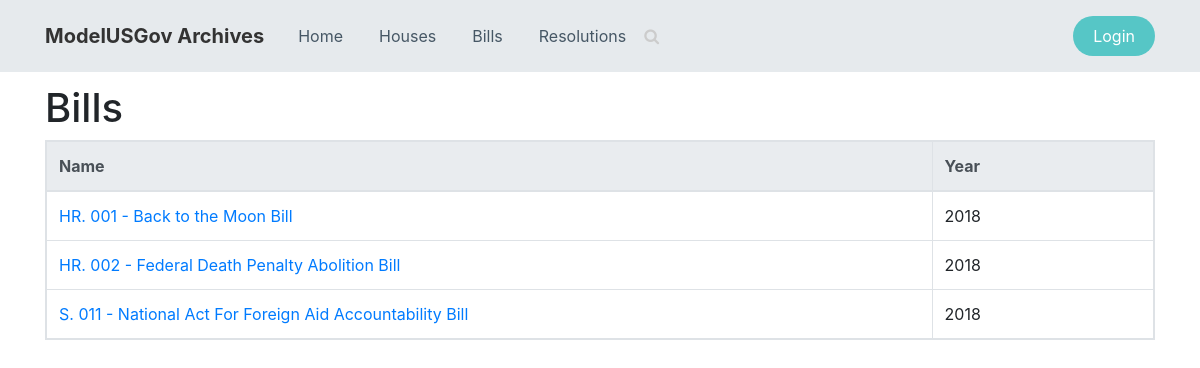
Page /bill/ on the committed database.
### bills/models.py (models this page shows, shortened)
class Bill(models.Model):
    bill_number = models.IntegerField()
    bill_name = models.CharField(max_length=250)
    bill_house = models.ForeignKey(House, on_delete=models.CASCADE, default=1)
    bill_content = models.TextField()
    date_first_posted = models.DateField()

class House(models.Model):
    house_name = models.CharField(max_length=100)
    house_code = models.CharField(max_length=2)
    logo_url = models.URLField(default="https://einfon.com/wp-content/uploads/2017/05/Flag-Of-USA.jpg")

### bills/views.py (the view)
# urls.py: path('bill/', views.BillsListView.as_view(), name='list'),
class BillsListView(generic.ListView):
    model = Bill
    template_name = 'bills/list.html'

### bills/templates/bills/list.html (shortened to what this page needs)
<!DOCTYPE html>
<html lang="en">
<head>
</head>
<body>
    {% block nav %}
        {% include 'bills/nav.html' %}
    {% endblock %}
    <div class="container" style="margin-top:12px;">
    <h1>Bills</h1>
    {% if bill_list %}
    <div class="table-responsive table-bordered table-hover">
        <table class="table" style="margin-bottom: 0px;">
            <thead class="thead-light">
                <tr>
                    <th style="width:80%;">Name</th>
                    <th>Year</th>
                </tr>
            </thead>
            <tbody>
                {% for bill in bill_list %}
                <tr>
                    <td><a href="{% url 'bills:detail' bill.pk %}">{{ bill.bill_house.house_code }}. {{ bill.bill_number|stringformat:"03d" }} - {{ bill.bill_name }}</a></td>
                    <td>{{ bill.date_first_posted.year }}</td>
                </tr>
                {% endfor %}
            </tbody>
        </table>
    </div>
    {% else %}
        <p>There are no bills available.</p>
    {% endif %}
    </div>
</body>
</html>

### bills/templates/bills/nav.html (shortened to what this page needs)
{% load staticfiles %}
{% block nav %}
<link rel="stylesheet" href="{% static 'bills/assets/bootstrap/css/bootstrap.min.css' %}">
<link rel="stylesheet" href="{% static 'bills/assets/fonts/font-awesome.min.css' %}">
<link rel="stylesheet" href="{% static 'bills/assets/css/Navigation-with-Search.css' %}">
<link rel="stylesheet" href="{% static 'bills/assets/css/styles.css' %}">
<nav class="navbar navbar-light navbar-expand-md navigation-clean-search" style="background-color:#e6eaed;">
    <div class="container"><a class="navbar-brand" href="{% url 'bills:index' %}">ModelUSGov Archives</a>
    <div class="collapse navbar-collapse" id="navcol-1">
        <ul class="nav navbar-nav">
            <li class="nav-item" role="presentation"><a class="nav-link" href="{% url 'bills:index' %}">Home</a></li>
            <li class="nav-item" role="presentation"><a class="nav-link" href="{% url 'bills:houselist' %}">Houses</a></li>
            <li class="nav-item" role="presentation"><a class="nav-link" href="{% url 'bills:list' %}">Bills</a></li>
            <li class="nav-item" role="presentation"><a class="nav-link" href="#">Resolutions</a></li>
        </ul>
    <form class="form-inline mr-auto" target="_self" method="get" action="{% url 'bills:billsearch' %}">
        <div class="form-group"><label for="search-field"><i class="fa fa-search"></i></label><input class="form-control search-field" type="search" name="q" id="search-field"></div>
    </form>
    {% if not user.is_authenticated %}
        <a class="btn btn-light action-button" role="button" href="/accounts/login?next={{ request.path }}">Login</a></div>
    {% else %}
        <a class="btn btn-light action-button" role="button" href="/accounts/logout">Logout</a></div>
    {% endif %}
    </div>
</nav>
{% endblock %}

### bills/static/bills/assets/css/Navigation-with-Search.css (style rules this page uses)
.navigation-clean-search { background:#fff; padding-top:.75rem; padding-bottom:.75rem; color:#333; border-radius:0; box-shadow:none; border:none; margin-bottom:0; }
@media (min-width:768px) { .navigation-clean-search { padding-top:1rem; padding-bottom:1rem; } }
.navigation-clean-search .navbar-brand { font-weight:bold; color:inherit; }
.navigation-clean-search .navbar-collapse, .navigation-clean-search .form-inline { border-top-color:#ddd; }
.navigation-clean-search.navbar .navbar-nav .nav-link { padding-left:18px; padding-right:18px; }
.navigation-clean-search.navbar-light .navbar-nav .nav-link { color:#465765; }
.navigation-clean-search .action-button, .navigation-clean-button .action-button:active { background:#56c6c6; border-radius:20px; font-size:inherit; color:#fff !important; box-shadow:none; border:none; text-shadow:none; padding:8px 20px; transition:background-color 0.25s; }
.navigation-clean-search .form-inline label { color:#ccc; }
.navigation-clean-search .form-inline .search-field { background:none; border:none; border-bottom:1px solid transparent; border-radius:0; color:#ccc; box-shadow:none; color:inherit; transition:border-bottom-color 0.3s; }

### rows in the picture
Bill: bill_house.house_code "HR", bill_number "001", bill_name "Back to the Moon Bill", date_first_posted.year "2018"
Bill: bill_house.house_code "HR", bill_number "002", bill_name "Federal Death Penalty Abolition Bill", date_first_posted.year "2018"
Bill: bill_house.house_code "S", bill_number "011", bill_name "National Act For Foreign Aid Accountability Bill", date_first_posted.year "2018"
